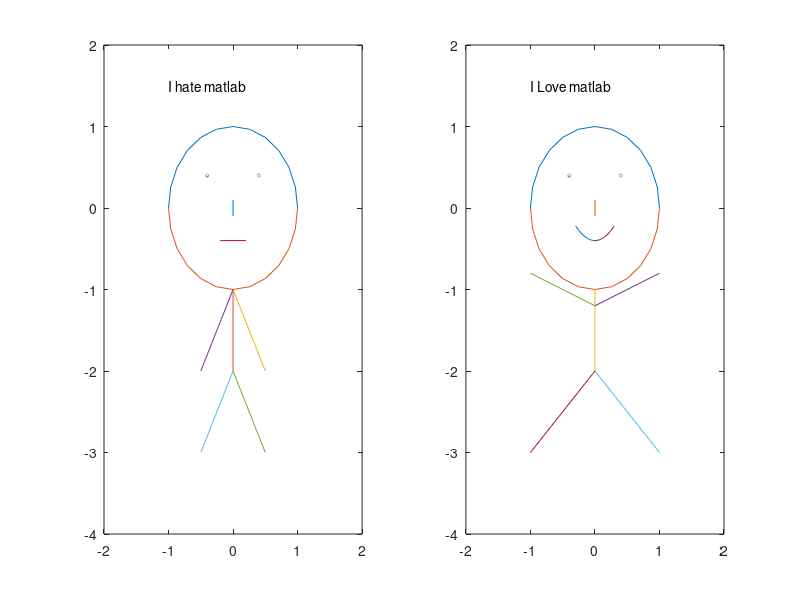

MATLAB code for this plot:
clc
close all
clear all
x1=[1 cos(pi/12) cos(pi/6) cos(pi/4) cos(pi/3) cos(5*pi/12) cos(pi/2) -cos(5*pi/12) -cos(pi/3) -cos(pi/4) -cos(pi/6) -cos(pi/12) -1];
l=length(x1);
for i=1:l
    y1(i)=sqrt(1-(x1(i)^2));
end
subplot(121)
plot(x1,y1)
yr1=-y1;
hold on
plot(x1,yr1)
x2=0.02*x1-0.4;
y2=0.02*y1+0.4;
yr2=-y2+0.8;
plot(x2,y2)
plot(x2,yr2)
x3=0.02*x1+0.4;
y3=0.02*y1+0.4;
yr3=-y3+0.8;
plot(x3,y3)
plot(x3,yr3)
x4=[0 0.05 0.1 0.15 0.2 0.25 0.3];
l1=length(x4);
for i=1:l1
    y4(i)=2*(x4(i)^2)-0.4;
end
% plot(x4,y4)
x5=-x4;
plot([-0.2 0.2],[-.4 -.4])
% plot(x5,y4)

x6=[0 0 0];
y6=[-0.1 0 0.1];
plot(x6,y6)

axis([-2 2 -4 2]);
plot([0  0],[-1  -2])
plot([0  .5],[-1 -2])
plot([0  -.5],[-1 -2])

plot([0  .5],[-2 -3])
plot([0  -.5],[-2 -3])
text(-1,1.5,'I hate matlab')
subplot(122)
plot(x1,y1)
hold on 
plot(x1,yr1)
plot(x2,y2)
plot(x2,yr2)
plot(x3,y3)
plot(x3,yr3)
plot(x4,y4)
plot(x5,y4)
plot(x6,y6)

axis([-2 2 -4 2]);
plot([0  0],[-1  -2])
plot([0  1],[-1.2 -.8])
plot([0  -1],[-1.2 -.8])

plot([0  1],[-2 -3])
plot([0  -1],[-2 -3])
text(-1,1.5,'I Love matlab')